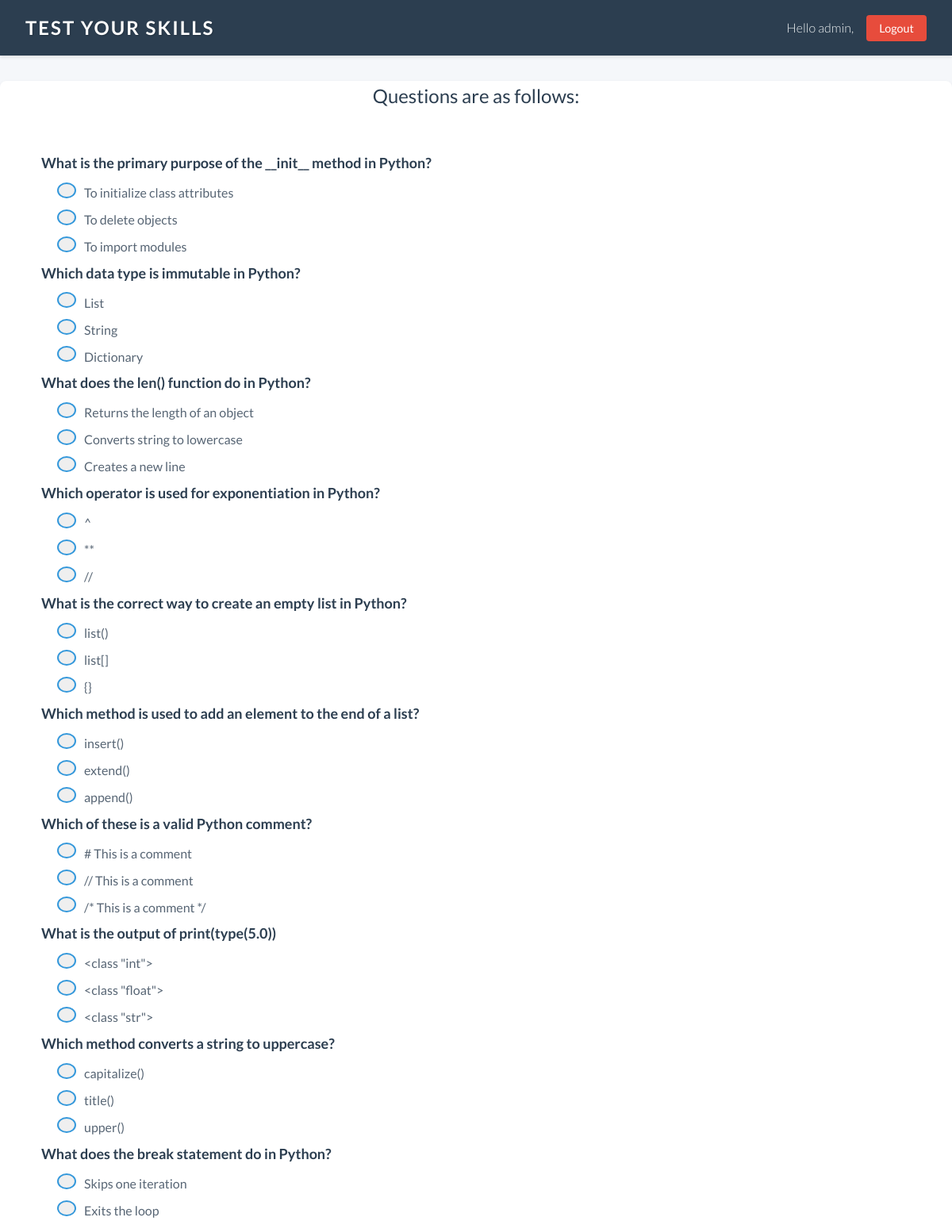
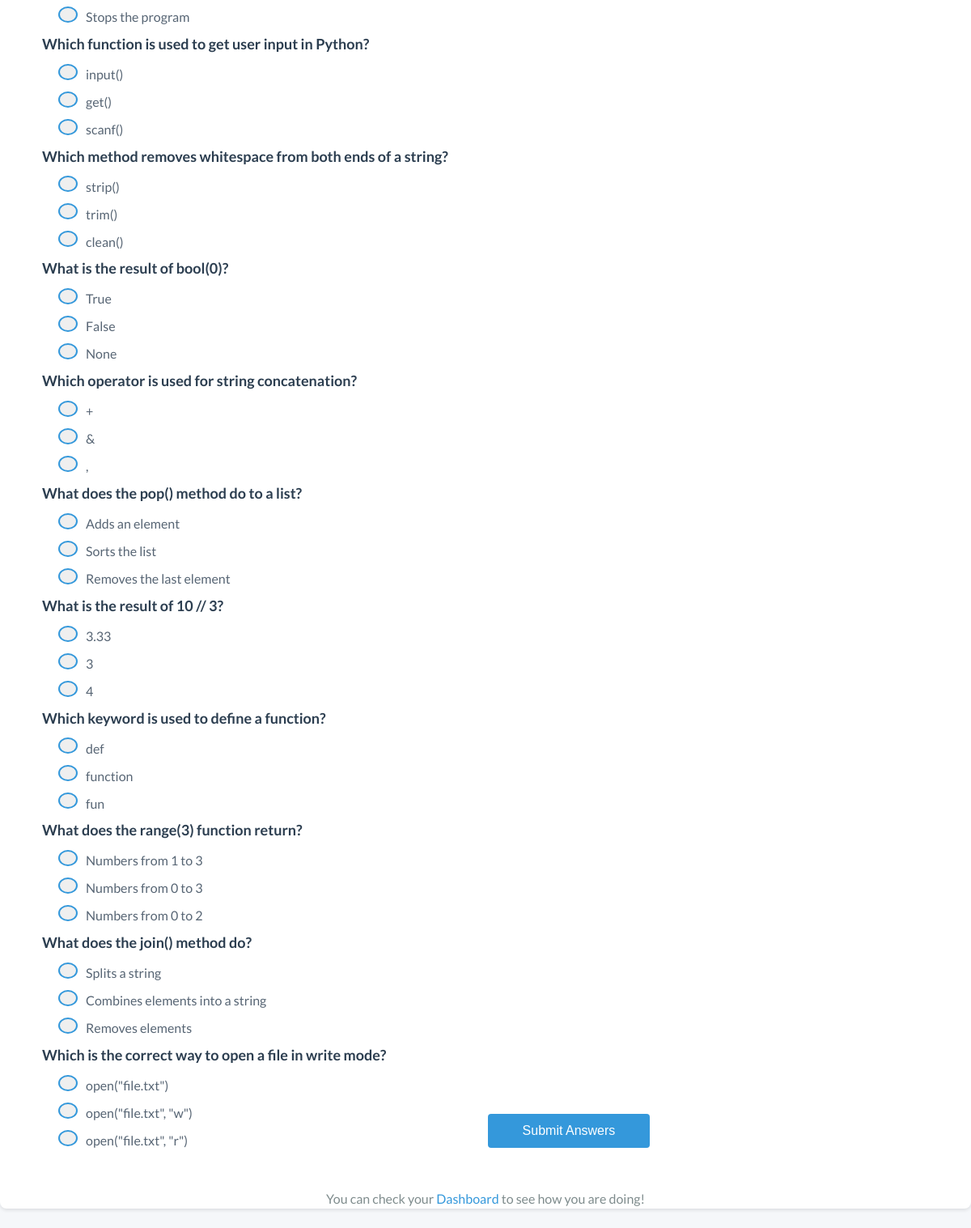
Screenshot of /quiz/all/ (signed in) with the database file from the repository (2 pictures, top to bottom).
### quiz/models.py (models this page shows, shortened)
class Question(models.Model):
    text = models.CharField(max_length=300)

### quiz/views.py (the view)
# urls.py: path('all/', views.all, name='all_questions'),
@login_required
def all(request):
    request.session['last_activity'] = timezone.now().isoformat()
    questions = Question.objects.all()
    if request.method == 'POST':
        form = QuestionForm(request.POST)
        if form.is_valid():
            results = []
            total_correct = 0
            for field_name, choice_id in form.cleaned_data.items():
                question_id = int(field_name.split('_')[1])
                question = Question.objects.get(id=question_id)
                choice = Choice.objects.get(id=choice_id)
                is_correct = choice.correct_answer
                if is_correct:
                    total_correct += 1
                results.append({
                    'question': question,
                    'selected_choice': choice.text,
                    'is_correct': is_correct
                })
            UserScore.objects.create(
                    user=request.user,
                    score=total_correct,
                    total_questions=questions.count()
                )
            return render(
                    request,
                    'quiz/result.html',
                    {
                        'results': results,
                        'total_correct': total_correct,
                        'total_questions': questions.count(),
                    }
                )
    else:
        form = QuestionForm()
    return render(
            request,
            'quiz/all_questions.html',
            {
                'form': form,
                'questions': questions,
            }
        )

### quiz/forms.py
class QuestionForm(forms.Form):
    def __init__(self, *args, **kwargs):
        super().__init__(*args, **kwargs)
        questions = Question.objects.all()
        for question in questions:
            field_name = f'question_{question.id}'
            choices = [(choice.id, choice.text) for choice in question.choices.all()]
            self.fields[field_name] = forms.ChoiceField(
                    label=question.text,
                    choices=choices,
                    widget=forms.RadioSelect,
                    required=True
                )

### quiz/templates/quiz/all_questions.html (shortened to what this page needs)
{% extends "quiz/base.html" %}
{% block content %}
  <div class="allquestions">
    <h2 class="quiz-title">Questions are as follows: </h2>
    <form method='POST' action="{% url 'all_questions' %}" class="quiz-form">
      {% for field in form %}
        <div class="question-container">
          <p class="question-text">{{ field.label }}</p>
          <div class="options-container">
            {{ field }}
          </div>
        </div>
      {% endfor %}
      <button type="submit" class="submit-button">Submit Answers</button>
    </form>
    <p id="todashboard" class="dashboard-link">
      You can check your <a href="{% url 'dashboard' %}">Dashboard</a> to see how you are doing!
    </p>
  </div>
{% endblock %}

### quiz/templates/quiz/base.html (shortened to what this page needs)
{% load static %}
<!DOCTYPE html>
<html>
<head>
	<link href="{% static 'css/base.css' %}" rel="stylesheet">
</head>
<body>
	<div id='header'>
    <span class="logo">Test your skills</span>
    <span class="user">
		{% if request.user.is_authenticated %}
		Hello {{ request.user.first_name|default:request.user.username }},
		<form action="{% url 'logout' %}" method="post">
			<button type="submit">Logout</button>
		</form>
		{% else %}
		<a href="{% url 'login' %}">Log-in</a>
		{% endif %}
    </span>
</div>
<div id="content">
	{% block content %}
	{% endblock %}
</div>
</body>
</html>

### quiz/static/css/base.css (style rules this page uses)
html, body, div, span, applet, object, iframe, h1, h2, h3, h4, h5, h6, p, blockquote, pre, a, abbr, acronym, address, big, cite, code, del, dfn, em, img, ins, kbd, q, s, samp, small, strike, strong, sub, sup, tt, var, b, u, i, center, dl, dt, dd, ol, ul, li, fieldset, form, label, legend, table, caption, tbody, tfoot, thead, tr, th, td, article, aside, canvas, details, embed, figure, figcaption, footer, header, hgroup, menu, nav, output, ruby, section, summary, time, mark, audio, video { margin: 0; padding: 0; border: 0; font-size: 100%; font: inherit; vertical-align: baseline; }
body { line-height: 1; }
form { overflow:auto; }
form p { width:100%; overflow:auto; }
label { float:left; clear:both; color:#333; margin-bottom:4px; }
input, textarea { clear:both; float:left; margin:0 0 10px; background:#efefef; border:0; padding:6px 10px; font-size:14px; }
.quiz-title { color: #2c3e50; font-size: 24px; margin-bottom: 30px; text-align: center; }
.question-container { margin-bottom: 30px; padding: 20px; border-radius: 8px; }
.question-text { color: #34495e; font-size: 18px; font-weight: 600; margin-bottom: 15px; }
.options-container { margin-left: 20px; }
.options-container input[type="radio"] { margin-right: 10px; width: 18px; height: 18px; cursor: pointer; }
.options-container label { color: #576574; font-size: 16px; cursor: pointer; display: flex; align-items: center; }
.submit-button { background-color: #3498db; color: white; padding: 12px 24px; border: none; border-radius: 4px; font-size: 16px; cursor: pointer; margin-top: 20px; display: block; width: 200px; margin: 30px auto; transition: background-color 0.3s ease; }
.dashboard-link { text-align: center; margin-top: 20px; color: #7f8c8d; }
.dashboard-link a { color: #3498db; text-decoration: none; }
.options-container input[type="radio"] { -webkit-appearance: none; -moz-appearance: none; appearance: none; border: 2px solid #3498db; border-radius: 50%; width: 20px; height: 20px; margin-right: 10px; position: relative; top: 2px; }
* { margin: 0; padding: 0; box-sizing: border-box; }
body { font-family: 'Lato', sans-serif; line-height: 1.6; background-color: #f5f7fa; color: #2c3e50; min-height: 100vh; }
#header { background-color: #2c3e50; color: #ecf0f1; padding: 1rem 2rem; display: flex; justify-content: space-between; align-items: center; box-shadow: 0 2px 4px rgba(0,0,0,0.1); position: sticky; top: 0; z-index: 1000; }
.logo { font-size: 1.5rem; font-weight: 700; color: #ffffff; text-transform: uppercase; letter-spacing: 2px; text-shadow: 1px 1px 2px rgba(0, 0, 0, 0.2); }
.user { display: flex; align-items: center; gap: 1rem; font-weight: 300; }
.user form { display: inline; }
.user button { background-color: #e74c3c; color: white; border: none; padding: 0.5rem 1rem; border-radius: 4px; cursor: pointer; font-family: 'Lato', sans-serif; font-size: 0.9rem; transition: background-color 0.3s ease; }
#content { max-width: 1200px; margin: 2rem auto; padding: 0 2rem; background-color: white; border-radius: 8px; box-shadow: 0 2px 4px rgba(0,0,0,0.1); min-height: calc(100vh - 180px); }
.logo { animation: logoGlow 3s infinite; }
.question-text { font-weight: 600; color: #2c3e50; margin-bottom: 0.5rem; }

### rows the page displays
Question: label "What is the primary purpose of the __init__ method in Python?"
Question: label "Which data type is immutable in Python?"
Question: label "What does the len() function do in Python?"
Question: label "Which operator is used for exponentiation in Python?"
Question: label "What is the correct way to create an empty list in Python?"
Question: label "Which method is used to add an element to the end of a list?"
Question: label "Which of these is a valid Python comment?"
Question: label "What is the output of print(type(5.0))"
Question: label "Which method converts a string to uppercase?"
Question: label "What does the break statement do in Python?"
Question: label "Which function is used to get user input in Python?"
Question: label "Which method removes whitespace from both ends of a string?"
Question: label "What is the result of bool(0)?"
Question: label "Which operator is used for string concatenation?"
Question: label "What does the pop() method do to a list?"
Question: label "What is the result of 10 // 3?"
Question: label "Which keyword is used to define a function?"
Question: label "What does the range(3) function return?"
Question: label "What does the join() method do?"
Question: label "Which is the correct way to open a file in write mode?"

### other values shown
{{ request.user.first_name|default:request.user.username }} "admin"
